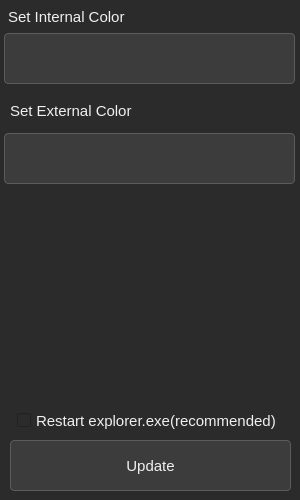
<?xml version="1.0" encoding="UTF-8"?>
<ui version="4.0">
 <class>MainWindow</class>
 <widget class="QMainWindow" name="MainWindow">
  <property name="geometry">
   <rect>
    <x>0</x>
    <y>0</y>
    <width>300</width>
    <height>500</height>
   </rect>
  </property>
  <property name="minimumSize">
   <size>
    <width>300</width>
    <height>500</height>
   </size>
  </property>
  <property name="maximumSize">
   <size>
    <width>300</width>
    <height>500</height>
   </size>
  </property>
  <property name="windowTitle">
   <string>Allocation color switcher</string>
  </property>
  <property name="windowIcon">
   <iconset resource="rec.qrc">
    <normaloff>:/icon/image.ico</normaloff>:/icon/image.ico</iconset>
  </property>
  <property name="styleSheet">
   <string notr="true">/* Общий фон и цвет текста */
QWidget {
    background-color: #2b2b2b;
    color: #f0f0f0;
    font-family: Arial;
    font-size: 11pt;
}

/* Кнопки */
QPushButton {
    background-color: #3c3c3c;
    border: 1px solid #5c5c5c;
    padding: 5px;
    border-radius: 4px;
}
QPushButton:hover {
    background-color: #505050;
}
QPushButton:pressed {
    background-color: #2a82da;
    color: white;
}

/* Поля ввода */
QLineEdit, QTextEdit, QPlainTextEdit {
    background-color: #3c3c3c;
    color: #ffffff;
    border: 1px solid #5c5c5c;
    border-radius: 4px;
}

/* Комбо-боксы */
QComboBox {
    background-color: #3c3c3c;
    color: #ffffff;
    border: 1px solid #5c5c5c;
    border-radius: 4px;
}
QComboBox QAbstractItemView {
    background-color: #3c3c3c;
    selection-background-color: #2a82da;
    selection-color: white;
}

/* Чекбоксы и радио-кнопки */
QCheckBox, QRadioButton {
    color: #f0f0f0;
}

/* Таблицы и списки */
QTableView, QListView, QTreeView {
    background-color: #3c3c3c;
    alternate-background-color: #2f2f2f;
    color: #f0f0f0;
    gridline-color: #5c5c5c;
}

/* Заголовки таблиц */
QHeaderView::section {
    background-color: #4b4b4b;
    color: #f0f0f0;
    padding: 4px;
    border: 1px solid #5c5c5c;
}

/* Scrollbar */
QScrollBar:vertical, QScrollBar:horizontal {
    background: #2b2b2b;
    border: none;
    width: 12px;
    margin: 0px;
}
QScrollBar::handle:vertical, QScrollBar::handle:horizontal {
    background: #5c5c5c;
    border-radius: 6px;
}
QScrollBar::add-line, QScrollBar::sub-line {
    background: none;
    border: none;
}
</string>
  </property>
  <widget class="QWidget" name="centralwidget">
   <widget class="QPushButton" name="pushButton">
    <property name="geometry">
     <rect>
      <x>10</x>
      <y>440</y>
      <width>281</width>
      <height>51</height>
     </rect>
    </property>
    <property name="text">
     <string>Update</string>
    </property>
   </widget>
   <widget class="QCheckBox" name="checkBox">
    <property name="geometry">
     <rect>
      <x>17</x>
      <y>410</y>
      <width>271</width>
      <height>21</height>
     </rect>
    </property>
    <property name="text">
     <string>Restart explorer.exe(recommended)</string>
    </property>
   </widget>
   <widget class="QLabel" name="internallabel">
    <property name="geometry">
     <rect>
      <x>8</x>
      <y>6</y>
      <width>281</width>
      <height>21</height>
     </rect>
    </property>
    <property name="text">
     <string>Set Internal Color</string>
    </property>
   </widget>
   <widget class="QLabel" name="externallabel">
    <property name="geometry">
     <rect>
      <x>10</x>
      <y>100</y>
      <width>281</width>
      <height>21</height>
     </rect>
    </property>
    <property name="text">
     <string>Set External Color</string>
    </property>
   </widget>
   <widget class="QPushButton" name="externalcolor">
    <property name="geometry">
     <rect>
      <x>4</x>
      <y>133</y>
      <width>291</width>
      <height>51</height>
     </rect>
    </property>
    <property name="text">
     <string/>
    </property>
   </widget>
   <widget class="QPushButton" name="internalcolor">
    <property name="geometry">
     <rect>
      <x>4</x>
      <y>33</y>
      <width>291</width>
      <height>51</height>
     </rect>
    </property>
    <property name="text">
     <string/>
    </property>
   </widget>
  </widget>
 </widget>
 <resources>
  <include location="rec.qrc"/>
 </resources>
 <connections/>
</ui>
